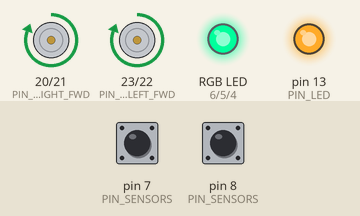
Bench run of a sketch on a simulated Arduino Mega 2560, built with avr-gcc and run on an emulated ATmega2560. On the bench: motor-driver pin pairs drawn as motors (green arrow = first pin HIGH = forward, orange = second pin HIGH = backward, longer = more drive), an RGB LED mixed from three pins (HIGH = lit), output pins drawn as LEDs (lit = HIGH). Dashed ring = blinking. Inputs (shaded band) come from the test bench; at power-on: pin 7 (PIN_SENSORS) LOW, pin 8 (PIN_SENSORS) LOW. Pins used as bus, display or sensor lines are not drawn.

Above: at 3.8 s.
3.9 s: pin 7 (PIN_SENSORS) driven HIGH
5.4 s: pin 7 (PIN_SENSORS) driven LOW
At 5.55 s:
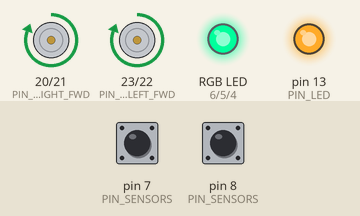
8.4 s: pin 7 (PIN_SENSORS) pulsed HIGH 2 times (0.12 s each, 0.3 s apart)
At 8.97 s:
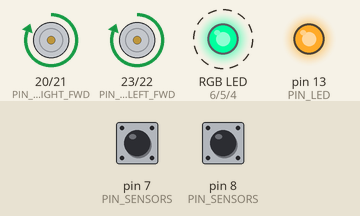
11.4 s: pin 8 (PIN_SENSORS) pulsed HIGH 5 times (0.12 s each, 0.3 s apart)
At 12.87 s:
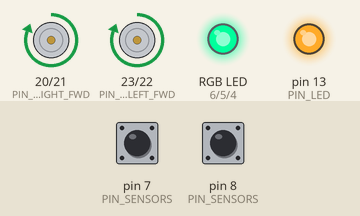
Timing chart, 0 to 15.4 s (numbered marks = the images above; inputs shaded):
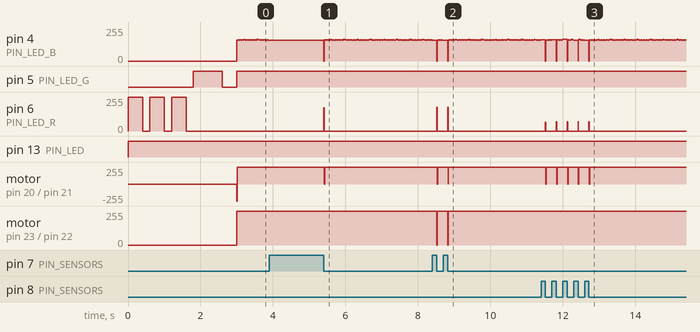

The sketch:

Euclid.ino
```cpp
/*
--FILE--
Euclid.ino

--AUTHOR--
Name:		Josh Alan
GitHub:		theDataSmith
E-mail:		thedatasmith1@gmail.com

--PROJECT--
Euclid, the line-following robot.
GitHub:		github.com/theDataSmith/euclid

--CREATION DATE--
11 / 22 / 2016
*/

#include "Robot.h"

void setup()
{
	Serial.begin(57600);

	EuclidRobot::Robot robot;

	robot.countDown();
	robot.followLine();
}


void loop()
{

}
```

LED.cpp
```cpp
/*
--FILE--
LED.cpp

--AUTHOR--
Name:		Josh Alan
GitHub:		theDataSmith
E-mail:		thedatasmith1@gmail.com

--PROJECT--
Euclid, the line-following robot.
GitHub:		github.com/theDataSmith/euclid

--CREATION DATE--
11 / 26 / 2016
*/

#include "LED.h"
#include <Arduino.h>

namespace EuclidRobot
{
	LED::LED(int pinLED, int pinR, int pinG, int pinB)
		: pinLED(pinLED), pinR(pinR), pinG(pinG), pinB(pinB)
	{
		pinMode(pinLED, OUTPUT);
		pinMode(pinR, OUTPUT);
		pinMode(pinG, OUTPUT);
		pinMode(pinB, OUTPUT);
	}

	void LED::setOn(bool on)
	{
		digitalWrite(pinLED, on);
	}
	void LED::setOff(bool off)
	{
		digitalWrite(pinLED, !off);
	}


	void LED::setR(bool on)
	{
		digitalWrite(pinR, on);
	}
	void LED::setR(int value)
	{
		analogWrite(pinR, value);
	}
	void LED::setR(float value)
	{
		analogWrite(pinR, int(255 * value));
	}


	void LED::setG(bool on)
	{
		digitalWrite(pinG, on);
	}
	void LED::setG(int value)
	{
		analogWrite(pinG, value);
	}
	void LED::setG(float value)
	{
		analogWrite(pinG, int(255 * value));
	}


	void LED::setB(bool on)
	{
		digitalWrite(pinR, on);
	}
	void LED::setB(int value)
	{
		analogWrite(pinB, value);
	}
	void LED::setB(float value)
	{
		analogWrite(pinB, int(255 * value));
	}


	void LED::setRGB(int r, int g, int b)
	{
		setR(r);
		setG(g);
		setB(b);
	}
	void LED::setRGB(float r, float g, float b)
	{
		setR(int(255 * r));
		setG(int(255 * g));
		setB(int(255 * b));
	}


	void LED::setHSV(float h, float s, float v)
	{
		/*
		Three floats between 0-1 that represent the brightness of each color:
		red, green, and blue.
		*/
		float r = 0;
		float g = 0;
		float b = 0;

		/*
		Calculate RGB from the hue.
		*/
		h *= 6;
		int h2 = h;
		h -= h2;

		switch (h2)
		{
		case 0:
			r = 1;
			g = h;
			break;
		case 1:
			g = 1;
			r = 1 - h;
			break;
		case 2:
			g = 1;
			b = h;
			break;
		case 3:
			b = 1;
			g = 1 - h;
			break;
		case 4:
			b = 1;
			r = h;
			break;
		case 5:
			r = 1;
			b = 1 - h;
			break;
		}

		/*
		Introduce possible low saturation.
		*/
		r += (1 - s) * (1 - r);
		g += (1 - s) * (1 - g);
		b += (1 - s) * (1 - b);

		/*
		Multiply each float by the value.
		*/
		r *= v;
		g *= v;
		b *= v;

		setRGB(r, g, b);
	}
}
```

LED.h
```cpp
/*
--FILE--
LED.h

--AUTHOR--
Name:		Josh Alan
GitHub:		theDataSmith
E-mail:		thedatasmith1@gmail.com

--PROJECT--
Euclid, the line-following robot.
GitHub:		github.com/theDataSmith/euclid

--CREATION DATE--
11 / 26 / 2016
*/

#pragma once

namespace EuclidRobot
{
	class LED
	{
	public:
		/*
		Sets the mode of the pins.
		*/
		LED(int pinLED, int pinR, int pinG, int pinB);

		/*
		Turns the LED on the Teensy board on or off.
		*/
		void setOn(bool on = true);
		void setOff(bool off = true);

		/*
		Sets the brightness of the red part of the RGB LED.
		A bool turns it on or off, an int sets the brightness between 0-255,
		and a float sets the brightness between 0-1.
		*/
		void setR(bool on);
		void setR(int value);
		void setR(float value);

		/*
		Sets the brightness of the green part of the RGB LED.
		A bool turns it on or off, an int sets the brightness between 0-255,
		and a float sets the brightness between 0-1.
		*/
		void setG(bool on);
		void setG(int value);
		void setG(float value);

		/*
		Sets the brightness of the blue part of the RGB LED.
		A bool turns it on or off, an int sets the brightness between 0-255,
		and a float sets the brightness between 0-1.
		*/
		void setB(bool on);
		void setB(int value);
		void setB(float value);

		/*
		Sets the brightnesses of all three parts of the RGB LED at once.
		An int should be between 0-255, and a float should be between 0-1.
		*/
		void setRGB(int r, int g, int b);
		void setRGB(float r, float g, float b);

		/*
		Sets the color of the RGB LED by hue, saturation, and value.
		Values between 0-1 should be used.
		*/
		void setHSV(float h, float s, float v);

	private:
		/*
		The pin number of the LED on the Teensy board.
		*/
		int pinLED;

		/*
		The pin numbers of the three parts of the RGB LED.
		*/
		int pinR;
		int pinG;
		int pinB;
	};
}
```

Motor.cpp
```cpp
/*
--FILE--
Motor.cpp

--AUTHOR--
Name:		Josh Alan
GitHub:		theDataSmith
E-mail:		thedatasmith1@gmail.com

--PROJECT--
Euclid, the line-following robot.
GitHub:		github.com/theDataSmith/euclid

--CREATION DATE--
11 / 26 / 2016
*/

#include "Motor.h"
#include <Arduino.h>

namespace EuclidRobot
{
	Motor::Motor(int pinFwd, int pinBwd)
		: pinFwd(pinFwd), pinBwd(pinBwd)
	{
		pinMode(pinFwd, OUTPUT);
		pinMode(pinBwd, OUTPUT);
	}

	void Motor::setSpeed(float speed)
	{
		if (brakeMode)
		{
			//BRAKE mode:

			if (speed >= 0)
			{
				//Forward:

				analogWrite(pinFwd, 255);
				analogWrite(pinBwd, 255 * (1 - speed));
			}
			else
			{
				//Backward:

				analogWrite(pinFwd, 255 * (1 + speed));
				analogWrite(pinBwd, 255);
			}
		}
		else
		{
			//COAST mode:

			if (speed >= 0)
			{
				//Forward:

				analogWrite(pinFwd, 255 * (speed));
				analogWrite(pinBwd, 0);
			}
			else
			{
				//Backward:

				analogWrite(pinFwd, 0);
				analogWrite(pinBwd, 255 * (-speed));
			}
		}
	}

	void Motor::setSpeed(float speed, MotorMode mode)
	{
		setMode(mode);
		setSpeed(speed);
	}

	void Motor::setMode(MotorMode mode)
	{
		brakeMode = bool(mode);
	}
}
```

Motor.h
```cpp
/*
--FILE--
Motor.h

--AUTHOR--
Name:		Josh Alan
GitHub:		theDataSmith
E-mail:		thedatasmith1@gmail.com

--PROJECT--
Euclid, the line-following robot.
GitHub:		github.com/theDataSmith/euclid

--CREATION DATE--
11 / 26 / 2016
*/

#pragma once

namespace EuclidRobot
{
	/*
	Each motor can be set to one of two modes: coast or brake.
	In coast mode, the motor uses less power but has less control.
	The motor will turn much more freely when it's not actively being powered.
	In brake mode, the motor uses more power and has more control.
	The motor will resist turning when it's not actively being powered.
	*/
	enum MotorMode {COAST, BRAKE};

	/*
	This class controls a single motor.
	It uses two pins, and can move forward or backward, at varying speeds.
	It can also be set to one of two modes: coast or brake.
	*/
	class Motor
	{
	public:
		/*
		Sets the pins to OUTPUT mode.
		*/
		Motor(int pinFwd, int pinBwd);

		/*
		Sets the speed of the motor, based on a value between -1 and 1.
		1: Forward.
		0: Stationary.
		-1: Backward.
		*/
		void setSpeed(float speed);
		void setSpeed(float speed, MotorMode mode);

		/*
		Changes the mode to either COAST or BRAKE.
		*/
		void setMode(MotorMode mode);

	private:
		/*
		The two output pins of the motor.
		*/
		int pinFwd;
		int pinBwd;

		/*
		False if the motor is in COAST mode.
		True if the motor is in BRAKE mode.
		*/
		bool brakeMode = false;
	};
}
```

PIDController.cpp
```cpp
/*
--FILE--
PIDController.cpp

--AUTHOR--
Name:		Josh Alan
GitHub:		theDataSmith
E-mail:		thedatasmith1@gmail.com

--PROJECT--
Euclid, the line-following robot.
GitHub:		github.com/theDataSmith/euclid

--CREATION DATE--
11 / 26 / 2016
*/

#include "PIDController.h"
#include <Arduino.h>

namespace EuclidRobot
{
	PIDController::PIDController(float P, float I, float D)
		: P(P), I(I), D(D) { }

	void PIDController::start(float initialError)
	{
		microsLastCorrection = micros();
		lastError = initialError;
	}

	float PIDController::getCorrection(float error)
	{
		/*
		Calculate deltaTime.
		*/
		unsigned long microsTime = micros();
		float deltaTime = (microsTime - microsLastCorrection) / 1000000.0f;
		microsLastCorrection = microsTime;

		/*
		Add error to totalError (multiplied by deltaTime).
		*/
		totalError += error * deltaTime;

		/*
		Calculate corrections.
		*/
		float p = P * error;
		float i = I * totalError;
		float d = D * (error - lastError) / deltaTime;

		/*
		Cache error for next time.
		Used to calculate the derivative term.
		*/
		lastError = error;

		return (p + i + d) / 100;
	}
}
```

PIDController.h
```cpp
/*
--FILE--
PIDController.h

--AUTHOR--
Name:		Josh Alan
GitHub:		theDataSmith
E-mail:		thedatasmith1@gmail.com

--PROJECT--
Euclid, the line-following robot.
GitHub:		github.com/theDataSmith/euclid

--CREATION DATE--
11 / 26 / 2016
*/

#pragma once

namespace EuclidRobot
{
	/*
	A proportional-integral-derivative (PID) controller uses a known error to calculate a correction.
	This correction can then be fed back into a system to reduce error.
	A PID controller uses the sum of three corrections to calculate the total correction:
	- A correction that is directly proportional to error (P).
	- A correction that is proportional to the total accumulated error (I).
	- A correction that is proportional to the change in error over time (D).
	Three constants are used to fine tune these three corrections.
	For more information on PID Control: https://en.wikipedia.org/wiki/PID_controller
	*/
	class PIDController
	{
	public:

		/*
		Sets the three constants for the controller.
		*/
		PIDController(float P, float I, float D);

		/*
		Initializes the controller with an initial error.
		MUST be called before getCorrection().
		*/
		void start(float initialError);

		/*
		Takes in an error and returns a correction.
		start() MUST be called first.
		*/
		float getCorrection(float error);

	private:

		/*
		The three constants used to fine tune the three corrections.
		*/
		float P, I, D;

		/*
		The total accumulated error, multiplied by deltaTime.
		*/
		double totalError = 0;

		/*
		The most recently recieved error.
		Used to calculate the derivative term.
		*/
		float lastError;

		/*
		The time in microseconds the last time getCorrection() was called.
		*/
		unsigned long microsLastCorrection;

	};
}
```

ReflectanceSensor.cpp
```cpp
/*
--FILE--
ReflectanceSensor.cpp

--AUTHOR--
Name:		Josh Alan
GitHub:		theDataSmith
E-mail:		thedatasmith1@gmail.com

--PROJECT--
Euclid, the line-following robot.
GitHub:		github.com/theDataSmith/euclid

--CREATION DATE--
11 / 22 / 2016
*/

#include "ReflectanceSensor.h"

namespace EuclidRobot
{
	ReflectanceSensor::ReflectanceSensor(int pin) : pin(pin)
	{
		setHighOutput();
	}

	void ReflectanceSensor::setHighOutput()
	{
		//Set the pin to OUTPUT HIGH.
		pinMode(pin, OUTPUT);
		digitalWrite(pin, HIGH);

		/*
		Record the time in microseconds so that if we set the pin LOW,
		we can make sure it's been at least MICROS_MIN_DELAY microseconds.
		*/
		if (reading)
		{
			reading = false;
			microsDelayStart = micros();
		}
	}

	void ReflectanceSensor::setLowInput()
	{
		//Get the current time in microseconds.
		unsigned long microsTime = micros();

		//Make sure it's been at least MICROS_MIN_DELAY microseconds since the pin was set HIGH.
		if (microsTime - microsDelayStart < MICROS_MIN_DELAY)
		{
			delayMicroseconds(MICROS_MIN_DELAY + microsDelayStart - microsTime);
		}

		//Put the pin in LOW INPUT mode.
		digitalWrite(pin, LOW);
		pinMode(pin, INPUT);
		reading = true;
	}

	bool ReflectanceSensor::read()
	{
		//If it's not in input mode, return HIGH. Otherwise, return the state of the pin.
		return !reading || digitalRead(pin);
	}

	bool ReflectanceSensor::isReading()
	{
		return reading;
	}
}
```

ReflectanceSensor.h
```cpp
/*
--FILE--
ReflectanceSensor.h

--AUTHOR--
Name:		Josh Alan
GitHub:		theDataSmith
E-mail:		thedatasmith1@gmail.com

--PROJECT--
Euclid, the line-following robot.
GitHub:		github.com/theDataSmith/euclid

--CREATION DATE--
11 / 22 / 2016
*/

#pragma once

#include <Arduino.h>

namespace EuclidRobot
{

	/*
	A class that represents a single reflectance sensor.
	This sensor is a simple device that measures the reflectance of a surface using infrared light.
	A sensor has 1 pin.
	*/
	class ReflectanceSensor
	{
	public:

		//The minimum number of microseconds it takes to properly set the pin HIGH.
		static const int MICROS_MIN_DELAY = 30;

		//Initializes the pin and sets it HIGH.
		ReflectanceSensor(int pin);

		//Sets the pin LOW in INPUT mode.
		void setLowInput();

		//Sets the pin HIGH in OUTPUT mode.
		void setHighOutput();

		//Reads the state of the pin, HIGH or LOW.
		bool read();

		//Returns true if the pin is in INPUT mode.
		bool isReading();

	private:
		//The number for the pin used by the sensor.
		int pin;

		//True if the pin is in INPUT mode.
		bool reading = false;

		//The time (in microseconds) when the pin last switched from INPUT to OUTPUT mode.
		unsigned long microsDelayStart;
	};
}
```

Robot.cpp
```cpp
/*
--FILE--
Robot.cpp

--AUTHOR--
Name:		Josh Alan
GitHub:		theDataSmith
E-mail:		thedatasmith1@gmail.com

--PROJECT--
Euclid, the line-following robot.
GitHub:		github.com/theDataSmith/euclid

--CREATION DATE--
11 / 26 / 2016
*/

#include "Robot.h"

namespace EuclidRobot
{
	Robot::Robot()
		: led(PIN_LED, PIN_LED_R, PIN_LED_G, PIN_LED_B)
		, sensorArray(N_SENSORS, PIN_SENSORS)
		, leftMotor(PIN_MOTOR_LEFT_FWD, PIN_MOTOR_LEFT_BWD)
		, rightMotor(PIN_MOTOR_RIGHT_FWD, PIN_MOTOR_RIGHT_BWD)
	{
		//Turn on the LED on the Teensy board.
		led.setOn();
	}

	void Robot::countDown()
	{
		//Red
		led.setR(true);
		delay(400);
		led.setR(false);
		delay(200);

		//Red
		led.setR(true);
		delay(400);
		led.setR(false);
		delay(200);

		//Red
		led.setR(true);
		delay(400);
		led.setR(false);
		delay(200);

		//Green!
		led.setG(true);
		delay(800);
		led.setG(false);
		delay(400);
	}

	void Robot::followLine()
	{
		//Set the mode of the motors.
		leftMotor.setMode(COAST);
		rightMotor.setMode(COAST);

		//Initialize the PID Controller.
		PIDController controller(130, 0, 1.5f);
		controller.start(0);

		//Infinite loop.
		while (true)
		{
			/*
			Read the center of the line.
			This value affects the hue of the RGB LED:
			Far Left: Red
			Center: Green
			Far Right: Blue
			*/
			float error = sensorArray.readLineCenter();
			led.setHSV((error + 1) / 3.0f, 1, 1);

			/*
			Get the correction from the controller.
			*/
			float correction = controller.getCorrection(error);

			/*
			Set the turning of the bot based on this correction.
			*/
			moveForward(1, correction);
			delay(10);
		}
	}

	void Robot::moveForward(float speed, float turning)
	{
		if (turning >= 0)
		{
			//Turn to the right.
			leftMotor.setSpeed(speed);
			rightMotor.setSpeed(speed * (1 - turning));
		}
		else
		{
			//Turn to the left.
			leftMotor.setSpeed(speed * (1 + turning));
			rightMotor.setSpeed(speed);
		}
	}
}
```

Robot.h
```cpp
/*
--FILE--
Robot.h

--AUTHOR--
Name:		Josh Alan
GitHub:		theDataSmith
E-mail:		thedatasmith1@gmail.com

--PROJECT--
Euclid, the line-following robot.
GitHub:		github.com/theDataSmith/euclid

--CREATION DATE--
11 / 26 / 2016
*/

#pragma once

#include "LED.h"
#include "SensorArray.h"
#include "Motor.h"
#include "PIDController.h"

namespace EuclidRobot
{
	/*
	The robot interfaces with each component through one or more pins.
	These pins can be used to send or recieve data, or even power low-power devices, such as LEDs.
	Each pin has a number, and those numbers are defined here.
	*/
	static const int PIN_LED = 13;
	static const int PIN_LED_R = 6;
	static const int PIN_LED_G = 5;
	static const int PIN_LED_B = 4;

	static const int N_SENSORS = 6;
	static const int PIN_SENSORS[] = { 7, 8, 9, 10, 11, 12 };

	static const int PIN_MOTOR_LEFT_FWD = 23;
	static const int PIN_MOTOR_LEFT_BWD = 22;
	static const int PIN_MOTOR_RIGHT_FWD = 20;
	static const int PIN_MOTOR_RIGHT_BWD = 21;

	/*
	This robot will follow a black line on a white surface.
	It has two wheels in the back, each controlled by a motor.
	It uses 6 sensors in the front of the robot to sense the location of the black line.
	It also has an RGB LED for output.
	*/
	class Robot
	{
	public:

		/*
		Initializes hardware objects.
		Turns on the LED on the Teensy board.
		*/
		Robot();

		/*
		Blinks a countdown pattern on the RGB LED.
		*/
		void countDown();

		/*
		Follows a black line on a white surface.
		*/
		void followLine();

	private:
		/*
		This object handles the LED on the Teensy board,
		as well as the RGB LED.
		*/
		LED led;

		/*
		Interfaces with the array of 6 reflectance sensors
		that read the location of the black line.
		*/
		SensorArray sensorArray;

		/*
		These objects interface with the H-bridge motor driver,
		which directly controls the two motors.
		*/
		Motor leftMotor;
		Motor rightMotor;

		/*
		Sets the speed of the two motors.
		speed controls how fast it goes.
		turning lowers the speed of one of the motors to turn it:
		-2: Rotate left in place.
		-1: Turn left.
		0: Straight ahead.
		1: Turn right.
		2: Rotate right in place.
		*/
		void moveForward(float speed, float turning);
	};
}
```

Source omitted: SensorArray.cpp (4210 bytes), SensorArray.h (2283 bytes)

Measured:
- after the input at 3.9 s, pin 4 (PIN_LED_B): stops changing and stays 156/255
- after the input at 8.4 s, pin 6 (PIN_LED_R): alternates 178/255 for 0.01 s and 0/255 for 0.29 s, 4 changes in all, then stays 0/255, starting after 0.12 s; motor on pin 20 (PIN_MOTOR_RIGHT_FWD) / pin 21 (PIN_MOTOR_RIGHT_BWD): alternates forward 255/255 for 0.29 s and stopped for 0.01 s, 4 changes in all, then stays forward 255/255, starting after 0.13 s
- after the input at 11.4 s, motor on pin 20 (PIN_MOTOR_RIGHT_FWD) / pin 21 (PIN_MOTOR_RIGHT_BWD): alternates forward 255/255 for 0.29 s and stopped for 0.01 s, 10 changes in all, then stays forward 255/255, starting after 0.13 s
- by itself, pin 6 (PIN_LED_R): alternates 255/255 for 0.40 s and 0/255 for 0.20 s, 6 changes in all, then stays 0/255
